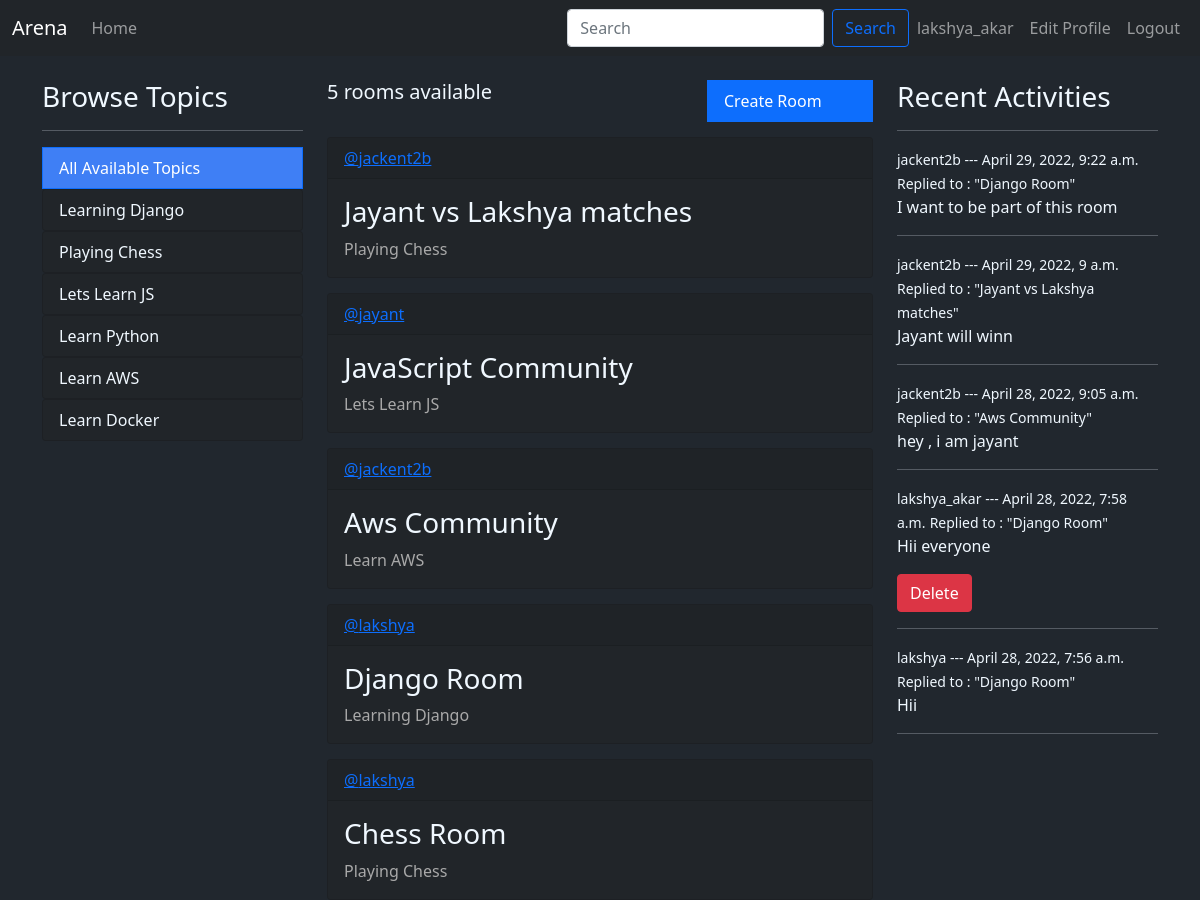
/ (signed in), run on the app's committed database.
### myapp/models.py (models this page shows, shortened)
class Topic(models.Model):
    name = models.CharField(max_length=100)

class Room(models.Model):
    host =  models.ForeignKey(User, on_delete=models.SET_NULL, null= True)
    topic = models.ForeignKey(Topic, on_delete=models.SET_NULL, null= True)
    name = models.CharField(max_length=100)
    description = models.TextField(null=True, blank=True)
    participants = models.ManyToManyField(User,related_name='participants', blank=True)
    updated = models.DateField(auto_now=True)
    created = models.DateTimeField(auto_now_add=True)
    class Meta:
        ordering = ['-updated','-created']
    def __str__(self):
        return self.name

class Message(models.Model):
    user = models.ForeignKey(User,on_delete=models.CASCADE)
    room = models.ForeignKey(Room,on_delete=models.CASCADE)
    body = models.TextField()
    updated = models.DateField(auto_now=True)
    created = models.DateTimeField(auto_now_add=True)
    class Meta:
        ordering = ['-updated','-created']

### myapp/views.py (the view)
# urls.py: 2. Add a URL to urlpatterns:  path('', views.home, name='home')
def home(request):
    q = request.GET.get('q') if request.GET.get('q') != None else ''
    rooms = Room.objects.filter(
        Q(topic__name__icontains = q) | Q(name__icontains = q) | Q(description__icontains = q)
    )
    topics = Topic.objects.all()
    room_count = rooms.count()
    room_messages = Message.objects.filter(
        Q(room__topic__name__icontains=q))[0:5]
    context = {"rooms":rooms , "topics":topics, "room_count":room_count, 'room_messages': room_messages}
    return render(request, "home.html",context)

### templates/home.html
{% extends 'main.html' %} {%block content%}
<div class="container">
  <div class="row">
    <div class="col-3">{% include 'topics.html' %}</div>
    <div class="col-6">{%include 'feed_component.html'%}</div>
    <div class="col-3">{% include 'activity_component.html' %}</div>
  </div>
</div>
{%endblock content%}

### templates/navbar.html (shortened to what this page needs)
<nav class="navbar fixed-top navbar-expand-lg navbar-dark bg-dark">
  <div class="container-fluid">
    <a class="navbar-brand" href="/">Arena</a>
    <div class="collapse navbar-collapse" id="navbarSupportedContent">
      <ul class="navbar-nav me-auto mb-2 mb-lg-0 navbar-nav-scroll">
        <li class="nav-item active">
          <a class="nav-link" href="/">Home </a>
        </li>
      </ul>
      <form class="d-flex" method="GET" action="{% url 'home' %}">
        <input
          class="form-control me-2"
          placeholder="Search"
          aria-label="Search"
          type="text"
          name="q"
          placeholder="Search Rooms"
        />
        <button class="btn btn-outline-primary" type="submit">Search</button>
      </form>
      <ul class="navbar-nav mb-2 mb-lg-0">
        {% if request.user.is_authenticated %}
        <li class="nav-item active">
          <a class="nav-link" href="{% url 'user-profile' user.id %}"
            >{{request.user}}
          </a>
        </li>
        <li class="nav-item active">
          <a class="nav-link" href="{% url 'update-user' %}"
            >Edit Profile
          </a>
        </li>
        <li class="nav-item active">
          <a class="nav-link" href="/logout">Logout </a>
        </li>
        {% else %}
        <li class="nav-item active">
          <a class="nav-link" href="/login">Login </a>
        </li>
        {% endif %}
      </ul>
    </div>
  </div>
</nav>

### templates/topics.html
<div>
  <h3>Browse Topics</h3>
  <hr />
  <a
    href="{% url 'home' %}"
    class="list-group-item list-group-item-action active"
    aria-current="true"
    style="background-color:rgb(63, 127, 245)"
  >
    All Available Topics
  </a>
  {% for topic in topics%}
  <div class="list-group">
    <a
      href="{% url 'home' %}?q={{topic.name}}"
      class="list-group-item list-group-item-action"
      style="background-color: #212529; color: aliceblue;"
      >{{topic.name}}</a
    >
  </div>
  {%endfor%}
</div>

### templates/feed_component.html (shortened to what this page needs)
<div class="row">
  <div class="col-8">
    <h5>{{room_count}} rooms available</h5>
  </div>
  {% if request.user == user %}
  <div class="col-4">
    {% include 'create_room_component.html' %}
  </div>
  {% endif %}
</div>
<div>
  {% for room in rooms%}
  <div class="card" style="margin-top: 15px; background-color: #212529">
    <div class="card-header" style="color: rgb(63, 127, 245)">
      <a href="/user-profile/{{room.host.id}}">@{{room.host.username}}</a>
    </div>
    <div class="card-body">
      <h3 class="card-title">
        <a
          style="text-decoration: none; color: aliceblue"
          href="/room/{{room.id}}"
          >{{room.name}}</a
        >
      </h3>
      <p class="card-text" style="color: darkgray">{{room.topic.name}}</p>
    </div>
  </div>
  {% endfor %}
</div>

### templates/activity_component.html
<h3>Recent Activities</h3>
<hr />
{% for message in room_messages %}
<div>
  <small>{{message.user}} --- {{message.created}}</small>
  <small>Replied to : "{{message.room}}"</small>
  <p>{{message.body}}</p>
  {% if request.user == message.user %}
  <a href="{% url 'delete-message' message.id%}" class="btn btn-danger"
    >Delete</a
  >
  {% endif %}
  <hr />
</div>
{% endfor %}

### templates/main.html (style rules this page uses)
body { margin-top: 5rem; background-color: #21272e; color: aliceblue; }

### data on the page
Topic: name "Learning Django"
Topic: name "Playing Chess"
Topic: name "Lets Learn JS"
Topic: name "Learn Python"
Topic: name "Learn AWS"
Topic: name "Learn Docker"
Room: host.username "jackent2b", name "Jayant vs Lakshya matches", topic.name "Playing Chess"
Room: host.username "jayant", name "JavaScript Community", topic.name "Lets Learn JS"
Room: host.username "jackent2b", name "Aws Community", topic.name "Learn AWS"
Room: host.username "lakshya", name "Django Room", topic.name "Learning Django"
Room: host.username "lakshya", name "Chess Room", topic.name "Playing Chess"
Message: user "jackent2b", created "April 29, 2022, 9:22 a.m.", room "Django Room", body "I want to be part of this room"
Message: user "jackent2b", created "April 29, 2022, 9 a.m.", room "Jayant vs Lakshya matches", body "Jayant will winn"
Message: user "jackent2b", created "April 28, 2022, 9:05 a.m.", room "Aws Community", body "hey , i am jayant"
Message: user "lakshya_akar", created "April 28, 2022, 7:58 a.m.", room "Django Room", body "Hii everyone", shows "Delete"
Message: user "lakshya", created "April 28, 2022, 7:56 a.m.", room "Django Room", body "Hii"

### other printed values
{{ request.user }} "lakshya_akar"
{{ room_count }} "5"
